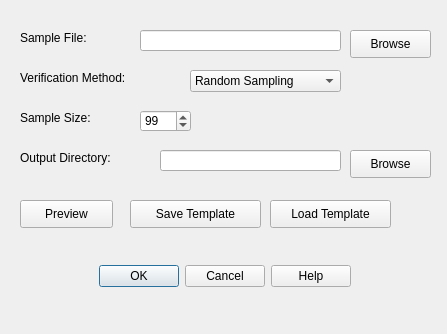
<?xml version="1.0" encoding="UTF-8"?>
<ui version="4.0">
 <class>SampleVerifiactionDialog</class>
 <widget class="QDialog" name="SampleVerifiactionDialog">
  <property name="geometry">
   <rect>
    <x>0</x>
    <y>0</y>
    <width>447</width>
    <height>334</height>
   </rect>
  </property>
  <property name="windowTitle">
   <string>Dialog</string>
  </property>
  <widget class="QDialogButtonBox" name="buttonBox">
   <property name="geometry">
    <rect>
     <x>40</x>
     <y>260</y>
     <width>311</width>
     <height>32</height>
    </rect>
   </property>
   <property name="orientation">
    <enum>Qt::Horizontal</enum>
   </property>
   <property name="standardButtons">
    <set>QDialogButtonBox::Cancel|QDialogButtonBox::Help|QDialogButtonBox::Ok</set>
   </property>
  </widget>
  <widget class="QLabel" name="label_sample">
   <property name="geometry">
    <rect>
     <x>20</x>
     <y>30</y>
     <width>191</width>
     <height>16</height>
    </rect>
   </property>
   <property name="text">
    <string>Sample File: </string>
   </property>
  </widget>
  <widget class="QLabel" name="label_method">
   <property name="geometry">
    <rect>
     <x>20</x>
     <y>70</y>
     <width>171</width>
     <height>16</height>
    </rect>
   </property>
   <property name="text">
    <string>Verification Method:</string>
   </property>
  </widget>
  <widget class="QLabel" name="label_sample_size">
   <property name="geometry">
    <rect>
     <x>20</x>
     <y>110</y>
     <width>111</width>
     <height>16</height>
    </rect>
   </property>
   <property name="text">
    <string>Sample Size: </string>
   </property>
  </widget>
  <widget class="QLabel" name="label_5">
   <property name="geometry">
    <rect>
     <x>20</x>
     <y>150</y>
     <width>151</width>
     <height>16</height>
    </rect>
   </property>
   <property name="text">
    <string>Output Directory:</string>
   </property>
  </widget>
  <widget class="QPushButton" name="btn_preview">
   <property name="geometry">
    <rect>
     <x>20</x>
     <y>200</y>
     <width>93</width>
     <height>28</height>
    </rect>
   </property>
   <property name="text">
    <string>Preview</string>
   </property>
  </widget>
  <widget class="QPushButton" name="btn_save_template">
   <property name="geometry">
    <rect>
     <x>130</x>
     <y>200</y>
     <width>131</width>
     <height>28</height>
    </rect>
   </property>
   <property name="text">
    <string>Save Template</string>
   </property>
  </widget>
  <widget class="QPushButton" name="btn_load_template">
   <property name="geometry">
    <rect>
     <x>270</x>
     <y>200</y>
     <width>121</width>
     <height>28</height>
    </rect>
   </property>
   <property name="text">
    <string>Load Template</string>
   </property>
  </widget>
  <widget class="QLineEdit" name="lineEdit_sample">
   <property name="geometry">
    <rect>
     <x>140</x>
     <y>30</y>
     <width>201</width>
     <height>21</height>
    </rect>
   </property>
  </widget>
  <widget class="QPushButton" name="btn_browse_sample">
   <property name="geometry">
    <rect>
     <x>350</x>
     <y>30</y>
     <width>81</width>
     <height>28</height>
    </rect>
   </property>
   <property name="text">
    <string>Browse</string>
   </property>
  </widget>
  <widget class="QSpinBox" name="spinBox_sample_size">
   <property name="geometry">
    <rect>
     <x>140</x>
     <y>110</y>
     <width>51</width>
     <height>22</height>
    </rect>
   </property>
   <property name="minimum">
    <number>1</number>
   </property>
   <property name="maximum">
    <number>10000</number>
   </property>
   <property name="value">
    <number>99</number>
   </property>
  </widget>
  <widget class="QLineEdit" name="lineEdit_outputdir">
   <property name="geometry">
    <rect>
     <x>160</x>
     <y>150</y>
     <width>181</width>
     <height>21</height>
    </rect>
   </property>
  </widget>
  <widget class="QPushButton" name="btn_browse_outputdir">
   <property name="geometry">
    <rect>
     <x>350</x>
     <y>150</y>
     <width>81</width>
     <height>28</height>
    </rect>
   </property>
   <property name="text">
    <string>Browse</string>
   </property>
  </widget>
  <widget class="QComboBox" name="combo_method">
   <property name="geometry">
    <rect>
     <x>190</x>
     <y>70</y>
     <width>151</width>
     <height>22</height>
    </rect>
   </property>
   <item>
    <property name="text">
     <string>Random Sampling</string>
    </property>
   </item>
   <item>
    <property name="text">
     <string>Systematic</string>
    </property>
   </item>
   <item>
    <property name="text">
     <string>Stratified</string>
    </property>
   </item>
  </widget>
 </widget>
 <resources/>
 <connections>
  <connection>
   <sender>buttonBox</sender>
   <signal>accepted()</signal>
   <receiver>SampleVerifiactionDialog</receiver>
   <slot>accept()</slot>
   <hints>
    <hint type="sourcelabel">
     <x>248</x>
     <y>254</y>
    </hint>
    <hint type="destinationlabel">
     <x>157</x>
     <y>274</y>
    </hint>
   </hints>
  </connection>
  <connection>
   <sender>buttonBox</sender>
   <signal>rejected()</signal>
   <receiver>SampleVerifiactionDialog</receiver>
   <slot>reject()</slot>
   <hints>
    <hint type="sourcelabel">
     <x>316</x>
     <y>260</y>
    </hint>
    <hint type="destinationlabel">
     <x>286</x>
     <y>274</y>
    </hint>
   </hints>
  </connection>
 </connections>
</ui>
